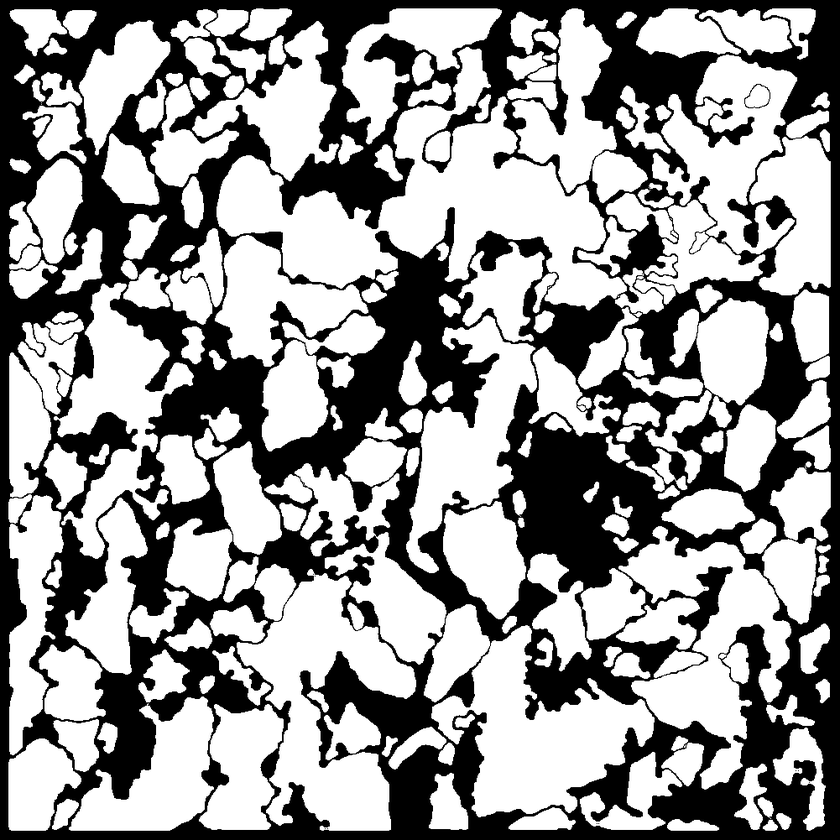
#> input picture data/yashi_qscan/Bitwiseand_test.png, 840 x 840 px, shrunk from 1001 x 1001 before the run, found by its file name
$ python logic_relation2binary.py
#> lines starting #> are read from the running program, lines starting #| are printed output that depends on the picture
# -*- coding: utf-8 -*-
# @Time : 2020/4/5 下午4:34
# @Author : LuoLu
# @FileName: logic_relation2binary.py
# @Software: PyCharm
# @Github ：https://github.com/luolugithub
# @E-mail ：argluolu@gmail.com

import cv2
import numpy as np

img1 = cv2.imread('/home/luolu/PycharmProjects/ParticleDetection/data/yashi_qscan/Bitwiseand_test.png', 0)
#> img1 is the input picture: shape (840, 840); min 0, max 255, mean 152.7
img2 = cv2.imread('/home/luolu/PycharmProjects/ParticleDetection/data/yashi_qscan/wline_test_bw.png', 0)
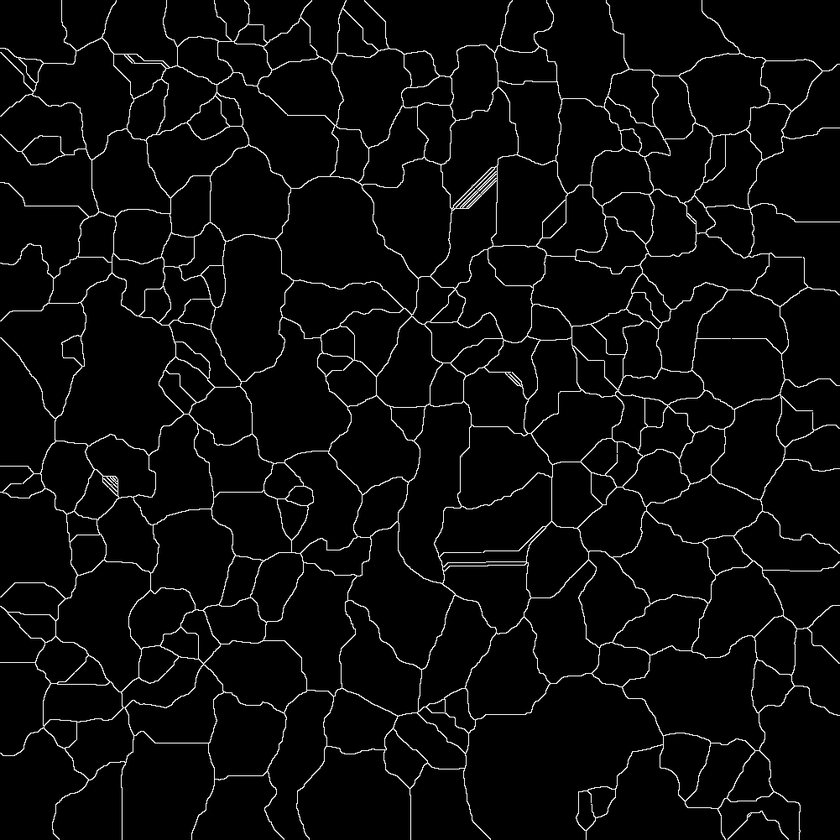
#> input picture data/yashi_qscan/wline_test_bw.png, 840 x 840 px, shrunk from 1001 x 1001 before the run, found by its file name
#> img2 is the input picture: shape (840, 840); min 0, max 255, mean 10.2

img_bwa = cv2.bitwise_and(img1, img2)
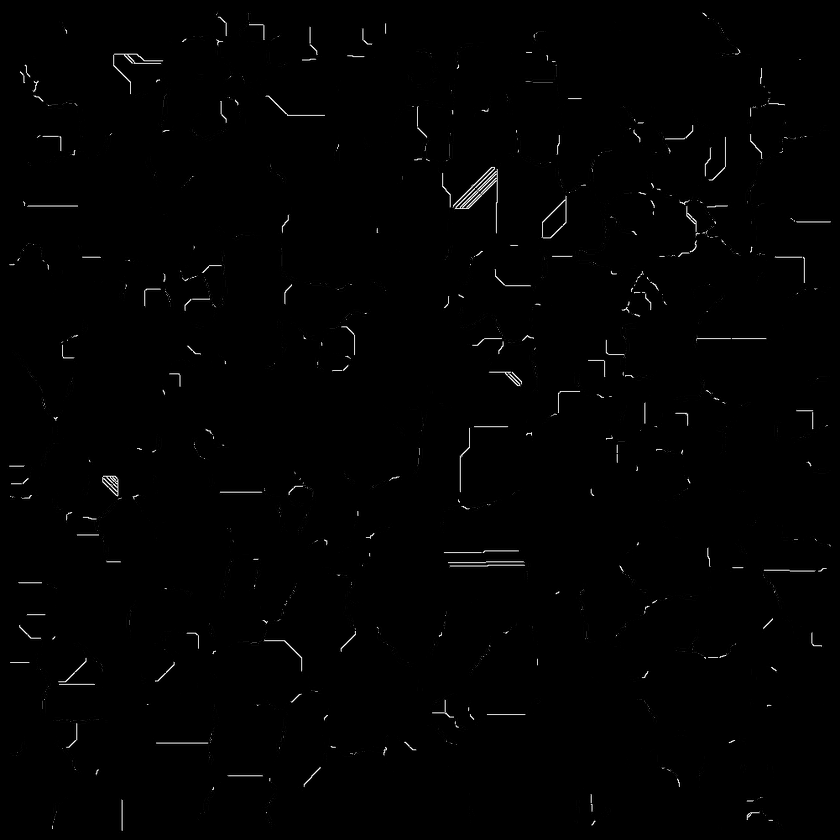
#> img_bwa: shape (840, 840); min 0, max 255, mean 1.8
img_bwo = cv2.bitwise_or(img1, img2)
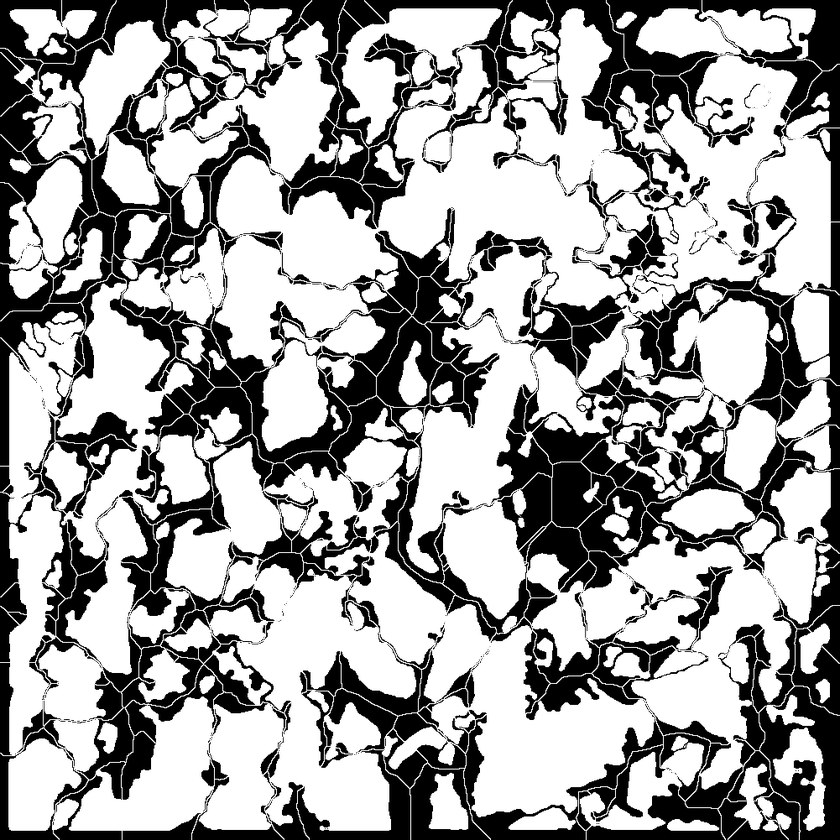
#> img_bwo: shape (840, 840); min 0, max 255, mean 161.1
img_bwx = cv2.bitwise_xor(img1, img2)
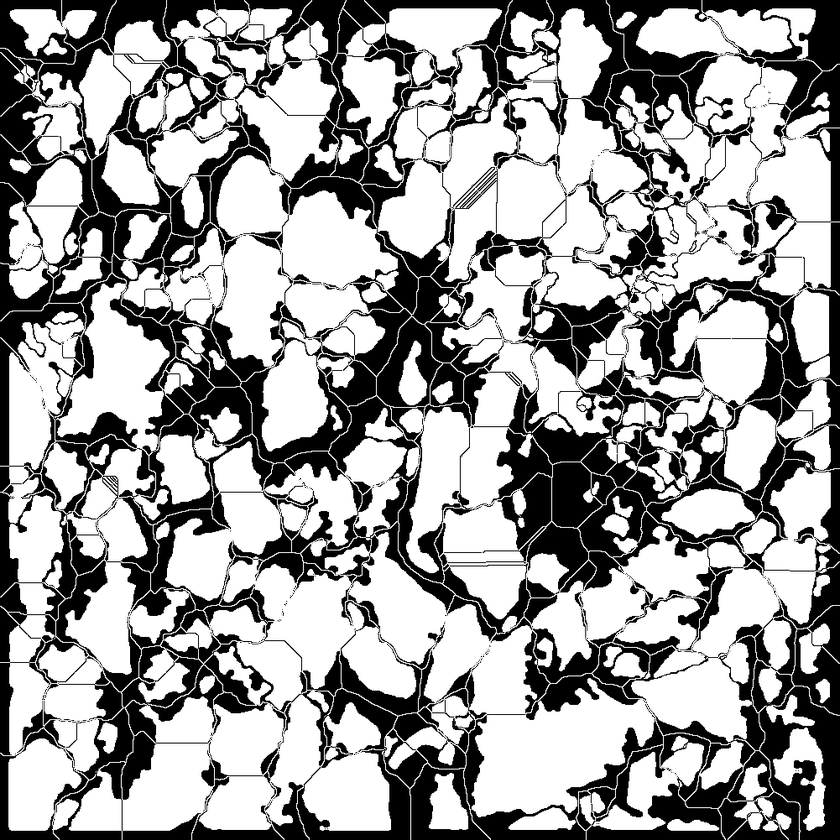
#> img_bwx: shape (840, 840); min 0, max 255, mean 159.3

compare12 = np.concatenate((img1, img2), axis=1)
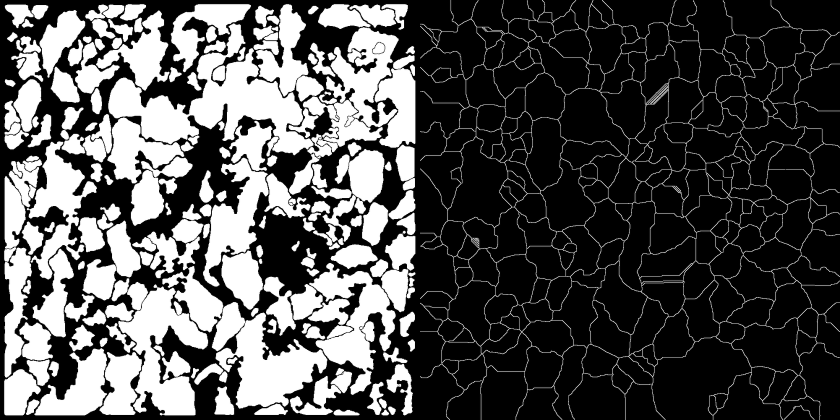
#> compare12: shape (840, 1680) (shown at 1/2 size); min 0, max 255, mean 81.5
compare1bwa = np.concatenate((img1, img_bwa), axis=1)
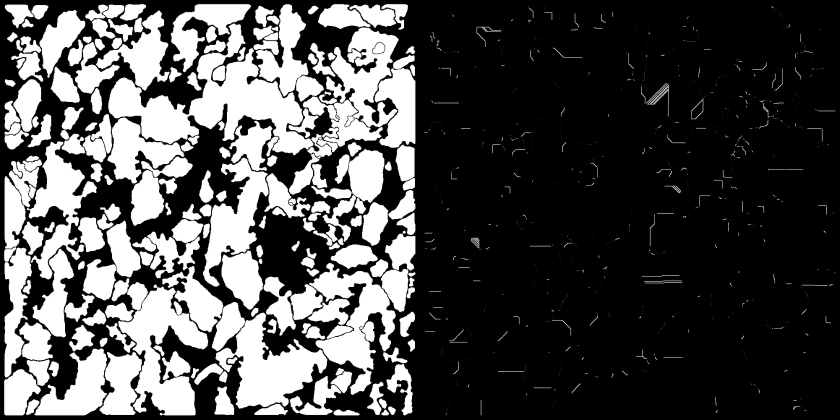
#> compare1bwa: shape (840, 1680) (shown at 1/2 size); min 0, max 255, mean 77.3

# cv2.namedWindow('test', flags=2)
# cv2.imshow("test", img_bwa)
cv2.imshow("binary image & watershed line", compare12)
cv2.imshow("src & touch result", compare1bwa)
cv2.imshow("Bitwise AND of Image 1 and 2", img_bwa)
cv2.imshow("Bitwise OR of Image 1 and 2", img_bwo)
cv2.imshow("Bitwise XOR of Image 1 and 2", img_bwx)
cv2.waitKey(0)
cv2.destroyAllWindows()
